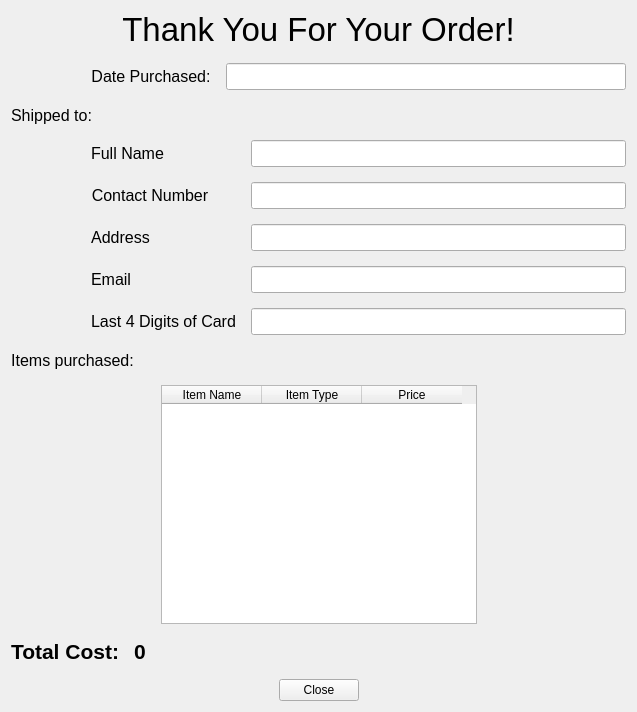
<?xml version="1.0" encoding="UTF-8"?>
<ui version="4.0">
 <class>Form</class>
 <widget class="QWidget" name="Form">
  <property name="geometry">
   <rect>
    <x>0</x>
    <y>0</y>
    <width>637</width>
    <height>712</height>
   </rect>
  </property>
  <property name="minimumSize">
   <size>
    <width>500</width>
    <height>0</height>
   </size>
  </property>
  <property name="windowTitle">
   <string>Form</string>
  </property>
  <layout class="QVBoxLayout" name="verticalLayout">
   <property name="spacing">
    <number>15</number>
   </property>
   <item>
    <widget class="QLabel" name="label">
     <property name="font">
      <font>
       <pointsize>25</pointsize>
      </font>
     </property>
     <property name="text">
      <string>Thank You For Your Order!</string>
     </property>
     <property name="alignment">
      <set>Qt::AlignCenter</set>
     </property>
    </widget>
   </item>
   <item>
    <layout class="QHBoxLayout" name="horizontalLayout_4">
     <item>
      <spacer name="horizontalSpacer_6">
       <property name="orientation">
        <enum>Qt::Horizontal</enum>
       </property>
       <property name="sizeType">
        <enum>QSizePolicy::Fixed</enum>
       </property>
       <property name="sizeHint" stdset="0">
        <size>
         <width>80</width>
         <height>20</height>
        </size>
       </property>
      </spacer>
     </item>
     <item>
      <layout class="QFormLayout" name="formLayout_2">
       <item row="0" column="0">
        <widget class="QLabel" name="label_4">
         <property name="font">
          <font>
           <pointsize>12</pointsize>
          </font>
         </property>
         <property name="text">
          <string>Date Purchased:</string>
         </property>
         <property name="alignment">
          <set>Qt::AlignCenter</set>
         </property>
        </widget>
       </item>
       <item row="0" column="1">
        <widget class="QLineEdit" name="lineEdit_datePurchased">
         <property name="font">
          <font>
           <pointsize>12</pointsize>
          </font>
         </property>
         <property name="readOnly">
          <bool>true</bool>
         </property>
        </widget>
       </item>
      </layout>
     </item>
    </layout>
   </item>
   <item>
    <layout class="QHBoxLayout" name="horizontalLayout_7">
     <item>
      <widget class="QLabel" name="label_5">
       <property name="font">
        <font>
         <pointsize>12</pointsize>
        </font>
       </property>
       <property name="text">
        <string>Shipped to:</string>
       </property>
       <property name="alignment">
        <set>Qt::AlignCenter</set>
       </property>
      </widget>
     </item>
     <item>
      <spacer name="horizontalSpacer_8">
       <property name="orientation">
        <enum>Qt::Horizontal</enum>
       </property>
       <property name="sizeHint" stdset="0">
        <size>
         <width>40</width>
         <height>20</height>
        </size>
       </property>
      </spacer>
     </item>
    </layout>
   </item>
   <item>
    <layout class="QHBoxLayout" name="horizontalLayout_5">
     <item>
      <spacer name="horizontalSpacer_7">
       <property name="orientation">
        <enum>Qt::Horizontal</enum>
       </property>
       <property name="sizeType">
        <enum>QSizePolicy::Fixed</enum>
       </property>
       <property name="sizeHint" stdset="0">
        <size>
         <width>80</width>
         <height>20</height>
        </size>
       </property>
      </spacer>
     </item>
     <item>
      <layout class="QFormLayout" name="formLayout">
       <item row="0" column="0">
        <widget class="QLabel" name="label_6">
         <property name="font">
          <font>
           <pointsize>12</pointsize>
          </font>
         </property>
         <property name="text">
          <string>Full Name</string>
         </property>
         <property name="alignment">
          <set>Qt::AlignCenter</set>
         </property>
        </widget>
       </item>
       <item row="2" column="0">
        <widget class="QLabel" name="label_9">
         <property name="font">
          <font>
           <pointsize>12</pointsize>
          </font>
         </property>
         <property name="text">
          <string>Address</string>
         </property>
         <property name="alignment">
          <set>Qt::AlignCenter</set>
         </property>
        </widget>
       </item>
       <item row="3" column="0">
        <widget class="QLabel" name="label_8">
         <property name="font">
          <font>
           <pointsize>12</pointsize>
          </font>
         </property>
         <property name="text">
          <string>Email</string>
         </property>
         <property name="alignment">
          <set>Qt::AlignCenter</set>
         </property>
        </widget>
       </item>
       <item row="4" column="0">
        <widget class="QLabel" name="lineEdit_">
         <property name="font">
          <font>
           <pointsize>12</pointsize>
          </font>
         </property>
         <property name="text">
          <string>Last 4 Digits of Card</string>
         </property>
         <property name="alignment">
          <set>Qt::AlignCenter</set>
         </property>
        </widget>
       </item>
       <item row="0" column="1">
        <widget class="QLineEdit" name="lineEdit_fullName">
         <property name="font">
          <font>
           <pointsize>12</pointsize>
          </font>
         </property>
         <property name="readOnly">
          <bool>true</bool>
         </property>
        </widget>
       </item>
       <item row="1" column="1">
        <widget class="QLineEdit" name="lineEdit_contactNumber">
         <property name="font">
          <font>
           <pointsize>12</pointsize>
          </font>
         </property>
         <property name="readOnly">
          <bool>true</bool>
         </property>
        </widget>
       </item>
       <item row="2" column="1">
        <widget class="QLineEdit" name="lineEdit_address">
         <property name="font">
          <font>
           <pointsize>12</pointsize>
          </font>
         </property>
         <property name="readOnly">
          <bool>true</bool>
         </property>
        </widget>
       </item>
       <item row="3" column="1">
        <widget class="QLineEdit" name="lineEdit_email">
         <property name="font">
          <font>
           <pointsize>12</pointsize>
          </font>
         </property>
         <property name="readOnly">
          <bool>true</bool>
         </property>
        </widget>
       </item>
       <item row="1" column="0">
        <widget class="QLabel" name="label_7">
         <property name="font">
          <font>
           <pointsize>12</pointsize>
          </font>
         </property>
         <property name="text">
          <string>Contact Number</string>
         </property>
         <property name="alignment">
          <set>Qt::AlignCenter</set>
         </property>
        </widget>
       </item>
       <item row="4" column="1">
        <widget class="QLineEdit" name="lineEdit_cardNum">
         <property name="font">
          <font>
           <pointsize>12</pointsize>
          </font>
         </property>
         <property name="readOnly">
          <bool>true</bool>
         </property>
        </widget>
       </item>
      </layout>
     </item>
    </layout>
   </item>
   <item>
    <layout class="QHBoxLayout" name="horizontalLayout_6">
     <item>
      <widget class="QLabel" name="label_11">
       <property name="font">
        <font>
         <pointsize>12</pointsize>
        </font>
       </property>
       <property name="text">
        <string>Items purchased:</string>
       </property>
       <property name="alignment">
        <set>Qt::AlignCenter</set>
       </property>
      </widget>
     </item>
     <item>
      <spacer name="horizontalSpacer_9">
       <property name="orientation">
        <enum>Qt::Horizontal</enum>
       </property>
       <property name="sizeHint" stdset="0">
        <size>
         <width>40</width>
         <height>20</height>
        </size>
       </property>
      </spacer>
     </item>
    </layout>
   </item>
   <item>
    <layout class="QHBoxLayout" name="horizontalLayout">
     <item>
      <spacer name="horizontalSpacer">
       <property name="orientation">
        <enum>Qt::Horizontal</enum>
       </property>
       <property name="sizeHint" stdset="0">
        <size>
         <width>40</width>
         <height>20</height>
        </size>
       </property>
      </spacer>
     </item>
     <item>
      <widget class="QTableWidget" name="tableWidget_items">
       <property name="minimumSize">
        <size>
         <width>0</width>
         <height>125</height>
        </size>
       </property>
       <property name="horizontalScrollBarPolicy">
        <enum>Qt::ScrollBarAsNeeded</enum>
       </property>
       <property name="sizeAdjustPolicy">
        <enum>QAbstractScrollArea::AdjustToContents</enum>
       </property>
       <column>
        <property name="text">
         <string>Item Name</string>
        </property>
       </column>
       <column>
        <property name="text">
         <string>Item Type</string>
        </property>
       </column>
       <column>
        <property name="text">
         <string>Price</string>
        </property>
       </column>
      </widget>
     </item>
     <item>
      <spacer name="horizontalSpacer_2">
       <property name="orientation">
        <enum>Qt::Horizontal</enum>
       </property>
       <property name="sizeHint" stdset="0">
        <size>
         <width>40</width>
         <height>20</height>
        </size>
       </property>
      </spacer>
     </item>
    </layout>
   </item>
   <item>
    <layout class="QHBoxLayout" name="horizontalLayout_3">
     <item>
      <widget class="QLabel" name="label_12">
       <property name="font">
        <font>
         <pointsize>16</pointsize>
         <weight>75</weight>
         <bold>true</bold>
        </font>
       </property>
       <property name="text">
        <string>Total Cost:</string>
       </property>
       <property name="alignment">
        <set>Qt::AlignCenter</set>
       </property>
      </widget>
     </item>
     <item>
      <widget class="QLabel" name="label_totalCost">
       <property name="font">
        <font>
         <pointsize>16</pointsize>
         <weight>75</weight>
         <bold>true</bold>
        </font>
       </property>
       <property name="text">
        <string>0</string>
       </property>
       <property name="alignment">
        <set>Qt::AlignCenter</set>
       </property>
      </widget>
     </item>
     <item>
      <spacer name="horizontalSpacer_5">
       <property name="orientation">
        <enum>Qt::Horizontal</enum>
       </property>
       <property name="sizeHint" stdset="0">
        <size>
         <width>40</width>
         <height>20</height>
        </size>
       </property>
      </spacer>
     </item>
    </layout>
   </item>
   <item>
    <layout class="QHBoxLayout" name="horizontalLayout_2">
     <item>
      <spacer name="horizontalSpacer_3">
       <property name="orientation">
        <enum>Qt::Horizontal</enum>
       </property>
       <property name="sizeHint" stdset="0">
        <size>
         <width>40</width>
         <height>20</height>
        </size>
       </property>
      </spacer>
     </item>
     <item>
      <widget class="QPushButton" name="pButton_close">
       <property name="text">
        <string>Close</string>
       </property>
      </widget>
     </item>
     <item>
      <spacer name="horizontalSpacer_4">
       <property name="orientation">
        <enum>Qt::Horizontal</enum>
       </property>
       <property name="sizeHint" stdset="0">
        <size>
         <width>40</width>
         <height>20</height>
        </size>
       </property>
      </spacer>
     </item>
    </layout>
   </item>
  </layout>
 </widget>
 <resources/>
 <connections/>
</ui>
